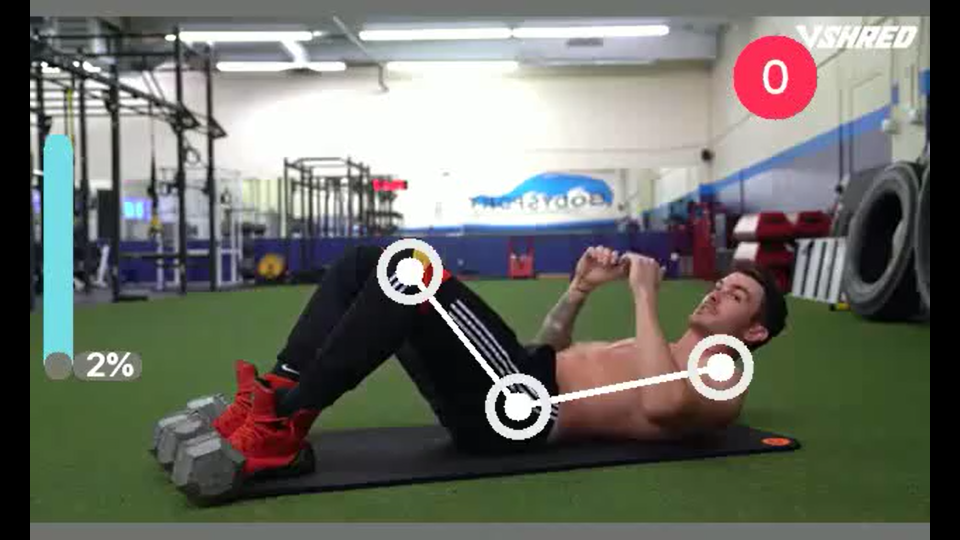
#> input picture clasificarImagenes/image.png, 1920 x 1080 px (shown at 1/2 size); its folder holds only this picture in this run
$ python clasificar_imagenes.py
#> lines starting #> are read from the running program, lines starting #| are printed output that depends on the picture
### clasificarImagenes/clasificar.py
import cv2
import numpy as np
import os
import uuid


def clasificar_imagen(path, i):

    # Variables to store points and flags
#> called with path = './image.png', i = 0
    first_point = None
    second_point = None
    drawing = False
    rectangle_complete = False
    color = (0, 255, 0)  # Default color is green
    label = 1  # Default label is 1

    # List to store all drawn boxes
    boxes = []

    # Generate a unique identifier
    unique_id = uuid.uuid4().hex

    # Construct the filename
    filename = f"hard_hat_workers{400+i}_png.rf.{unique_id}.jpg"

    # Open the file for writing
    f = open(f'labels/hard_hat_workers{400+i}_png.rf.{unique_id}.txt', 'a')

    # [41 lines left out: function click_event, not called in this run]

    # Load the image
    img = cv2.imread(path, 1)
#> img is the input picture: shape (1080, 1920, 3); mean B, G, R 102.3, 109.8, 108.1

    # Determine the longer side of the image
    longer_side = max(img.shape[0], img.shape[1])
#> longer_side = 1920

    # Calculate the scaling factor
    scale = 800 / longer_side
#> scale = 0.417

    # Resize the image
    resized_img = cv2.resize(img, None, fx=scale, fy=scale, interpolation=cv2.INTER_AREA)
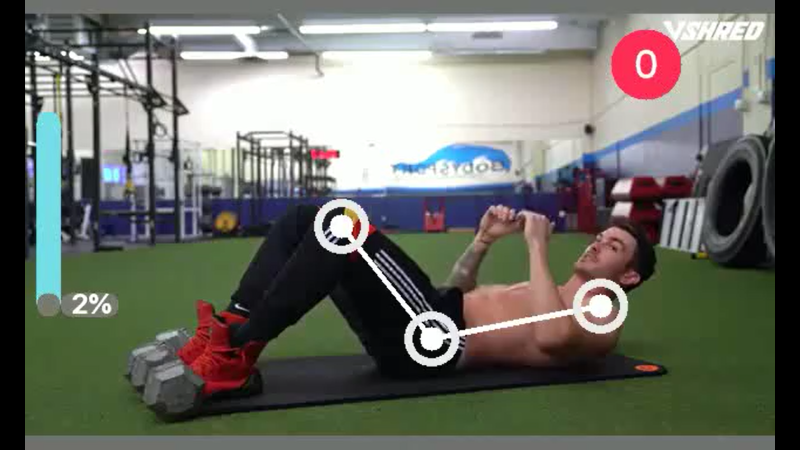
#> resized_img: shape (450, 800, 3); mean B, G, R 102.3, 109.8, 108.1

    # Determine the size of the padding
    pad_y = (800 - resized_img.shape[0]) // 2
#> pad_y = 175
    pad_x = (800 - resized_img.shape[1]) // 2
#> pad_x = 0

    # Create a new image and copy the resized image into the center of it
    padded_img = cv2.copyMakeBorder(resized_img, pad_y, pad_y, pad_x, pad_x, cv2.BORDER_REFLECT)
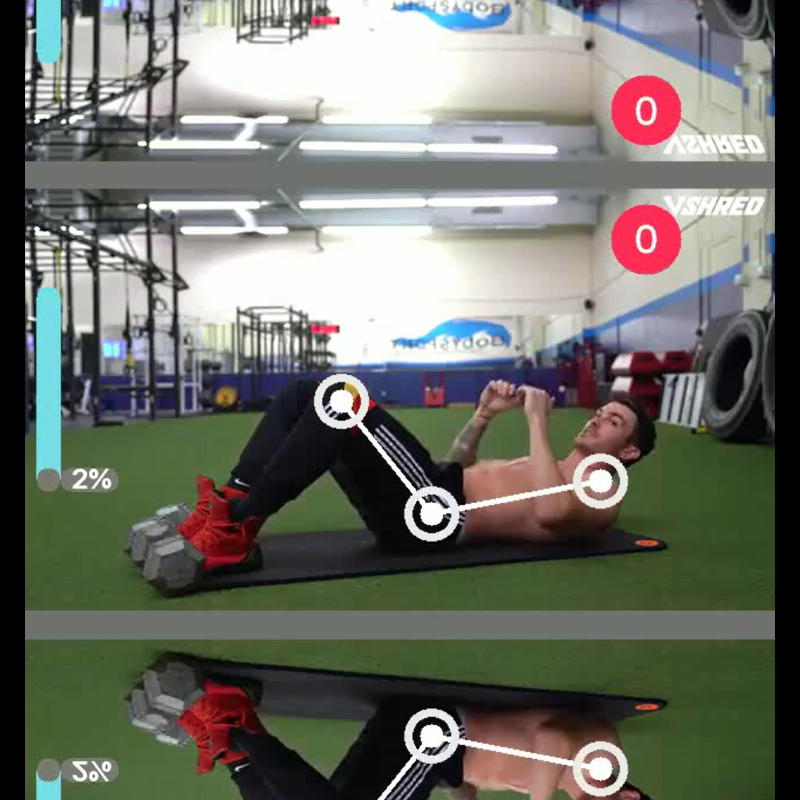
#> padded_img: shape (800, 800, 3); mean B, G, R 104.9, 113.4, 111.8

    # Save the padded image with a unique name
    filename = f"hard_hat_workers{400+i}.rf.{uuid.uuid4().hex}.jpg"
    cv2.imwrite(os.path.join('images', filename), padded_img)

    # Create a window and set the callback function
    cv2.imshow('image', padded_img)
    cv2.setMouseCallback('image', click_event)

    # Wait for a key press and close the window if 'q' is pressed
    while True:
        key = cv2.waitKey(1) & 0xFF
#> (key q is pressed here)
        if key == ord('h'):
            color = (0, 0, 255)  # Red color
            label = 0  # Label for 'h'
        elif key == ord('c'):
            color = (0, 255, 0)  # Green color
            label = 1  # Label for 'c'
        elif key == ord('q'):
            break

    cv2.destroyAllWindows()

### clasificarImagenes/clasificar_imagenes.py
from clasificar import clasificar_imagen

import os

def process_images(directory):
    # Get a list of all files in the directory
    files = os.listdir(directory)

    # Filter the list to include only .png and .jpg files
    image_files = [f for f in files if f.endswith('.png') or f.endswith('.jpg')]

    # Process each image file
    for i, image_file in enumerate(image_files):
        clasificar_imagen(os.path.join(directory, image_file), i)


process_images('./')
